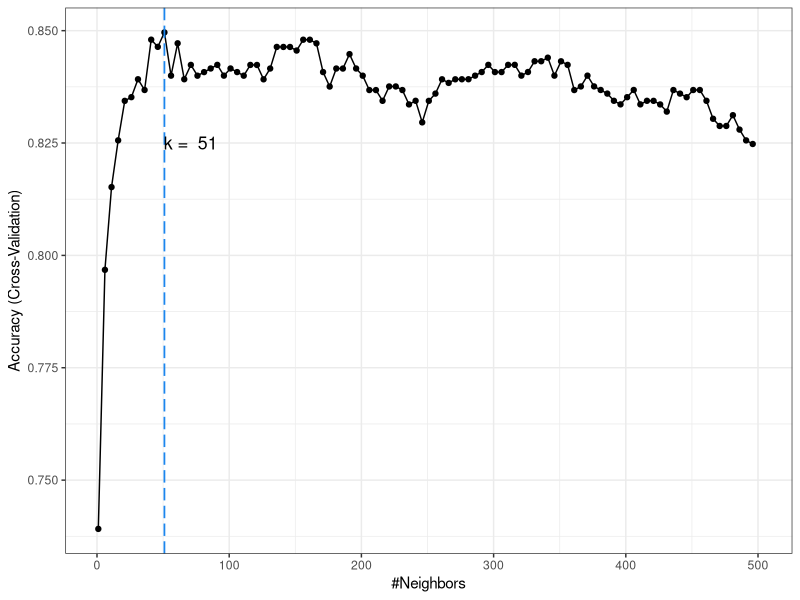
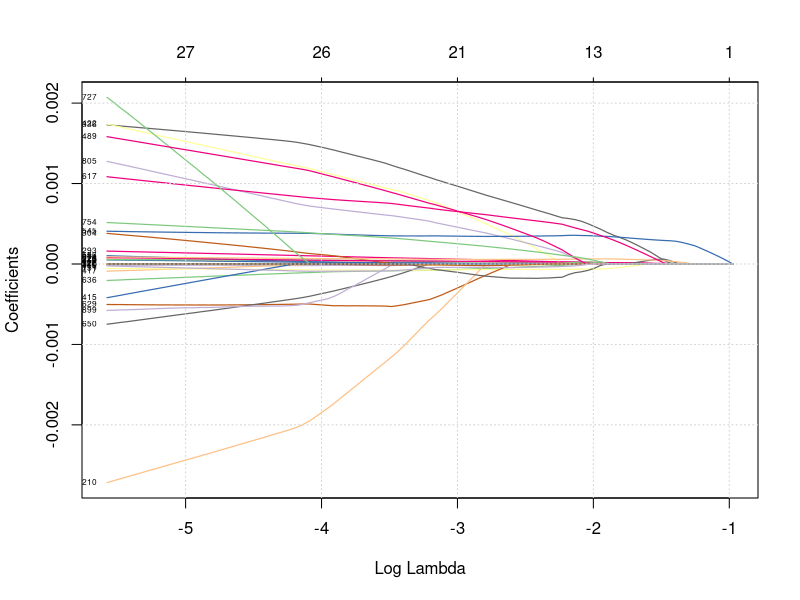
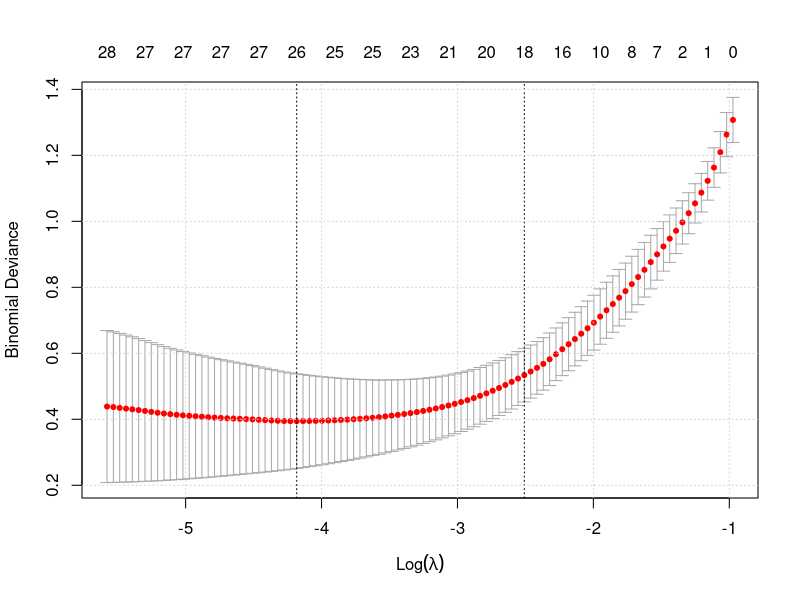
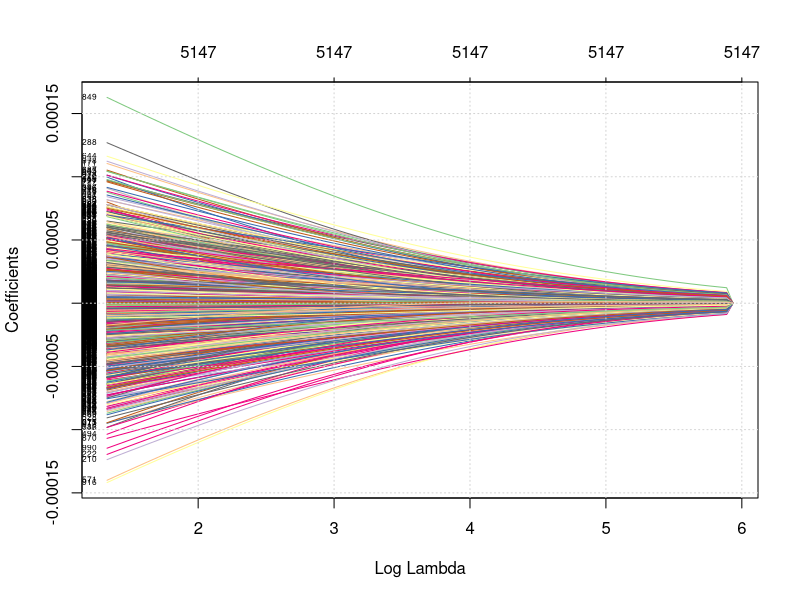
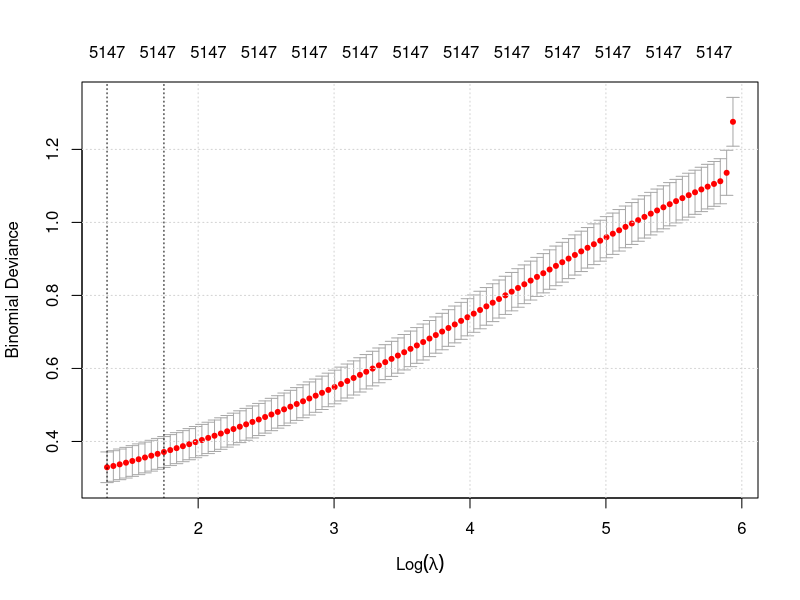

These figures' R source, in order:
## ---- chunk 1
# create data
library(readr)
library(class)
library(MASS)
library(ggplot2)
library(caret)
library(leaps)

data = read_csv("hw06-data.csv")
uin = 650379994
set.seed(uin)
# train-test split
train_index = createDataPartition(data$y, p = 0.5, list = FALSE)
train_data = data[train_index, ]
test_data = data[-train_index, ]
## ---- chunk 2
# Some functions
accuracy <- function(actual, predicted) {
  mean(actual == predicted)
}

get_pred = function(mod, data, res = "y", pos = 1, neg = 0, cut = 0.5) {
  probs = predict(mod, newdata = data, type = "response")
  ifelse(probs > cut, pos, neg)
}

# convert response to factor
train_data$y = factor(train_data$y)
test_data$y = factor(test_data$y)

# additive logistic regression
add = train(
  form = y ~ ., data = train_data, method = "glm", family = "binomial",
  trControl = trainControl(method = "cv", number = 5)
)

# train acc
add_train_acc = accuracy(actual = train_data$y, 
                         predicted = predict(add, newdata = train_data))
# test acc
add_test_acc = accuracy(actual = test_data$y, 
                        predicted = predict(add, newdata = test_data))
## ---- chunk 3
# variable selection
add1 = glm(y~., data = train_data, family = "binomial")
step = step(add1, trace = 0)
# coefficients and AIC value
step$coefficients
step$aic
## ---- chunk 4
reduced = train(
  form = y ~ x01 + x02 + x04 + x06 + x07, data = train_data, method = "glm", family = "binomial", trControl = trainControl(method = "cv", number = 5))

# train acc
reduced_train_acc = accuracy(actual = train_data$y, predicted = predict(reduced, newdata = train_data))
# test acc
reduced_test_acc = accuracy(actual = test_data$y, predicted = predict(reduced, newdata = test_data))

c(reduced_train_acc, reduced_test_acc)
## ---- chunk 5
knn = train(y ~ ., data = train_data, method = "knn",
  trControl = trainControl(method = "cv", number = 5),
  preProcess = c("center", "scale"),
  tuneGrid = expand.grid(k = seq(1, 501, by = 5)))

best_k = knn$bestTune$k

# plot the model
ggplot(knn) + theme_bw() + geom_vline(xintercept = best_k, colour = "dodgerblue2", size = 0.6, linetype = "longdash") + annotate("text", x = best_k + 20, y = 0.825, label = paste("k = ", best_k), cex = 4.5)
## ---- chunk 6
knn = train(y ~ ., data = train_data, method = "knn",
  trControl = trainControl(method = "cv", number = 5),
  preProcess = c("center", "scale"),
  tuneGrid = expand.grid(k = seq(1, 100, by = 1)))

best_k = knn$bestTune$k

# train accuracy
knn_train_acc = accuracy(actual = train_data$y, predicted = predict(knn, newdata = train_data))

# test accuracy
knn_test_acc = accuracy(actual = test_data$y, predicted = predict(knn, newdata = test_data))
## ---- chunk 7
library(readr)
leukemia = read_csv("leukemia.csv", progress = FALSE) 
# large dataset, remember to use 5-fold cross-validation
## ---- chunk 8
library(glmnet)
y = as.factor(leukemia$class)
X = as.matrix(leukemia[, -1])
## ---- chunk 9
library(ggplot2)
library(RColorBrewer)
fit_lasso = glmnet(X, y, alpha = 1, family = "binomial") # logistic with lasso
plot(fit_lasso, xvar = "lambda", label = TRUE, col = brewer.pal(19, "Accent"), lwd = 1.2)
grid()
## ---- chunk 10
fit_lasso_cv = cv.glmnet(X, y, alpha = 1, family = "binomial")
lasso_min = fit_lasso_cv$lambda.min
lasso_1se = fit_lasso_cv$lambda.1se
plot(fit_lasso_cv)
grid()

# train() function in caret package
cv_5 = trainControl(method = "cv", number = 5)
lasso_grid = expand.grid(alpha = 1, lambda = c(lasso_min, lasso_1se))

fit_lasso = train(
  x = X,
  y = y,
  method = "glmnet",
  trControl = cv_5,
  tuneGrid = lasso_grid
)

lasso_acc = round(fit_lasso$results$Accuracy, 4)
lasso_acc_sd = round(fit_lasso$results$AccuracySD, 4)
lasso_acc
## ---- chunk 11
fit_ridge = glmnet(X, y, alpha = 0, family = "binomial") # logistic with ridge
plot(fit_ridge, xvar = "lambda", label = TRUE, col = brewer.pal(19, "Accent"))
grid()
## ---- chunk 12
fit_ridge_cv = cv.glmnet(X, y, alpha = 0, family = "binomial")
ridge_min = fit_ridge_cv$lambda.min
ridge_1se = fit_ridge_cv$lambda.1se
plot(fit_ridge_cv)
grid()

# train() function in caret package
cv_5 = trainControl(method = "cv", number = 5)
ridge_grid = expand.grid(alpha = 0, lambda = c(ridge_min, ridge_1se))

fit_ridge = train(
  x = X,
  y = y,
  method = "glmnet",
  trControl = cv_5,
  tuneGrid = ridge_grid
)

ridge_acc = round(fit_ridge$results$Accuracy, 4)
ridge_acc_sd = round(fit_ridge$results$AccuracySD, 4)
ridge_acc
## ---- chunk 13
fit_knn = train(
  class ~ .,
  data = leukemia,
  method = "knn",
  trControl = cv_5
)

knn_acc = round(fit_knn$results[c("k", "Accuracy")], 4)
knn_acc_sd = round(fit_knn$results[c("k", "AccuracySD")], 4)
knn_acc
## ---- chunk 14
# q1
nrow = nrow(leukemia) # 72
ncol = ncol(leukemia) # 5148
